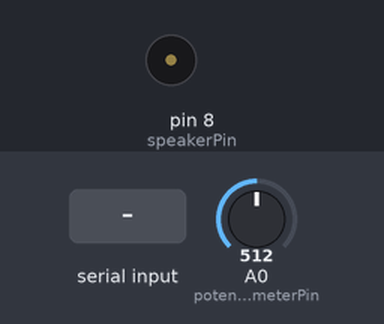
A sketch run on a simulated Arduino Uno, built with avr-gcc and run on an emulated ATmega328P. Parts: buzzer (waves = sounding). The test bench sets the inputs (shaded band); at power-on: A0 (potentiometerPin) = 512. What the sketch prints to the serial monitor is not drawn.

Above: at 1.0 s.
1.1 s: "4" received over Serial
At 2.6 s:
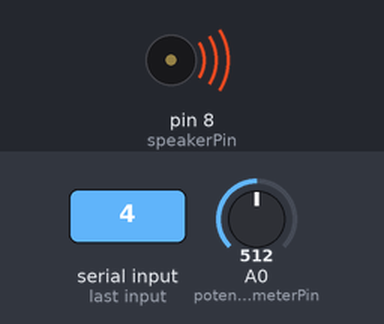
Timing chart, 0 to 8.2 s (numbered marks = the images above; inputs shaded):
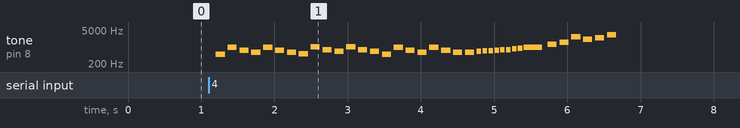

The sketch:

flappybirdarduino.ino
```cpp
#include "pitches.h"

//setting up variables
char val;
int speakerPin = 8;
const int potentiometerPin = A0;
const int photoresistorPin = A1;


// 1-UP sound
int melody[] = {
  NOTE_E6, NOTE_G6, NOTE_E7, NOTE_C7, NOTE_D7, NOTE_G7,
};

// 1-UP tempo
int noteDurations[] = {
  8, 8, 8, 8, 8, 8,
};

// introduction sound
int intro_melody[] = {
  NOTE_B4, NOTE_B5, NOTE_FS5, NOTE_DS5,
  NOTE_B5, NOTE_FS5, NOTE_DS5, NOTE_C5,
  NOTE_C6, NOTE_G5, NOTE_E5, NOTE_C6, NOTE_G5, NOTE_E5,

  NOTE_B4,  NOTE_B5,  NOTE_FS5,   NOTE_DS5,  NOTE_B5,
  NOTE_FS5, NOTE_DS5,  NOTE_DS5, NOTE_E5,  NOTE_F5,
  NOTE_F5,  NOTE_FS5,  NOTE_G5,  NOTE_G5, NOTE_GS5,  NOTE_A5, NOTE_B5,
};

// introduction tempo
int intro_tempo[] = {
  8, 8, 8, 8,
  8, 8, 8, 8,
  8, 8, 8, 8, 8, 8,

  8, 8, 8, 8, 8,
  8, 8, 8, 16, 16,
  16, 16, 16, 16, 16, 16, 4
};

void setup() {
  pinMode(speakerPin, OUTPUT);
  Serial.begin(9600);
  establishContact();

  //intro playing once when Processing loads
  int size = sizeof(intro_melody) / sizeof(int);
  for (int thisNote = 0; thisNote < size; thisNote++) {
    int noteDuration = 1000 / intro_tempo[thisNote];
    tone(speakerPin, intro_melody[thisNote], noteDuration);
    int pauseBetweenNotes = noteDuration * 1.30;
    delay(pauseBetweenNotes);
    // stop the tone playing:
    noTone(speakerPin);
  }
}

void loop() {
  int sensorValue1 = analogRead (potentiometerPin);
  byte switchBG = map(sensorValue1, 0, 1023, 0, 4);
  Serial.println(switchBG);

  if (Serial.available() > 0) {
    val = Serial.read();

    //if bird is in the slot between the pipes, play 1-UP sound
    if (val == '4') {
      for (int thisNote = 0; thisNote < 6; thisNote++) {
        int noteDuration = 1000 / noteDurations[thisNote];
        tone(speakerPin, melody[thisNote], noteDuration);
        int pauseBetweenNotes = noteDuration * 1.30;
        delay(pauseBetweenNotes);
      }
      //if bird is not in the slot between the pipes, don't play 1-UP sound
    } else if (val == '5') {
      noTone(speakerPin);
    }
  }
}

//establish contact between Arduino and Processing
void establishContact() {
  while (Serial.available() <= 0) {
    Serial.println("A");   // send a capital A
    delay(300);
  }
}
```

pitches.h
```cpp
/*************************************************
 * Public Constants
 *************************************************/

#define NOTE_B0  31
#define NOTE_C1  33
#define NOTE_CS1 35
#define NOTE_D1  37
#define NOTE_DS1 39
#define NOTE_E1  41
#define NOTE_F1  44
#define NOTE_FS1 46
#define NOTE_G1  49
#define NOTE_GS1 52
#define NOTE_A1  55
#define NOTE_AS1 58
#define NOTE_B1  62
#define NOTE_C2  65
#define NOTE_CS2 69
#define NOTE_D2  73
#define NOTE_DS2 78
#define NOTE_E2  82
#define NOTE_F2  87
#define NOTE_FS2 93
#define NOTE_G2  98
#define NOTE_GS2 104
#define NOTE_A2  110
#define NOTE_AS2 117
#define NOTE_B2  123
#define NOTE_C3  131
#define NOTE_CS3 139
#define NOTE_D3  147
#define NOTE_DS3 156
#define NOTE_E3  165
#define NOTE_F3  175
#define NOTE_FS3 185
#define NOTE_G3  196
#define NOTE_GS3 208
#define NOTE_A3  220
#define NOTE_AS3 233
#define NOTE_B3  247
#define NOTE_C4  262
#define NOTE_CS4 277
#define NOTE_D4  294
#define NOTE_DS4 311
#define NOTE_E4  330
#define NOTE_F4  349
#define NOTE_FS4 370
#define NOTE_G4  392
#define NOTE_GS4 415
#define NOTE_A4  440
#define NOTE_AS4 466
#define NOTE_B4  494
#define NOTE_C5  523
#define NOTE_CS5 554
#define NOTE_D5  587
#define NOTE_DS5 622
#define NOTE_E5  659
#define NOTE_F5  698
#define NOTE_FS5 740
#define NOTE_G5  784
#define NOTE_GS5 831
#define NOTE_A5  880
#define NOTE_AS5 932
#define NOTE_B5  988
#define NOTE_C6  1047
#define NOTE_CS6 1109
#define NOTE_D6  1175
#define NOTE_DS6 1245
#define NOTE_E6  1319
#define NOTE_F6  1397
#define NOTE_FS6 1480
#define NOTE_G6  1568
#define NOTE_GS6 1661
#define NOTE_A6  1760
#define NOTE_AS6 1865
#define NOTE_B6  1976
#define NOTE_C7  2093
#define NOTE_CS7 2217
#define NOTE_D7  2349
#define NOTE_DS7 2489
#define NOTE_E7  2637
#define NOTE_F7  2794
#define NOTE_FS7 2960
#define NOTE_G7  3136
#define NOTE_GS7 3322
#define NOTE_A7  3520
#define NOTE_AS7 3729
#define NOTE_B7  3951
#define NOTE_C8  4186
#define NOTE_CS8 4435
#define NOTE_D8  4699
#define NOTE_DS8 4978
```

Measured:
- after the input at 1.1 s, tone on pin 8 (speakerPin): plays 494 Hz for 0.13 s, 988 Hz for 0.13 s, 740 Hz for 0.13 s, 622 Hz for 0.13 s, 988 Hz for 0.13 s, 740 Hz for 0.13 s … (37 notes in this stretch), starting after 0.10 s
